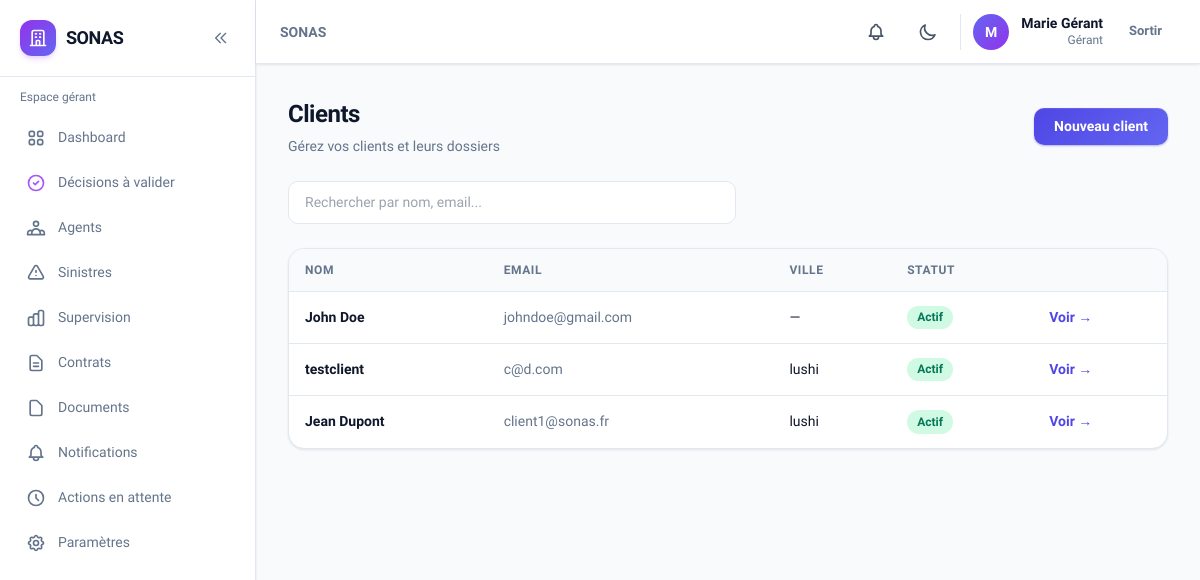
/sonas/clients/ (signed in), run on an earlier commit of the app's database.
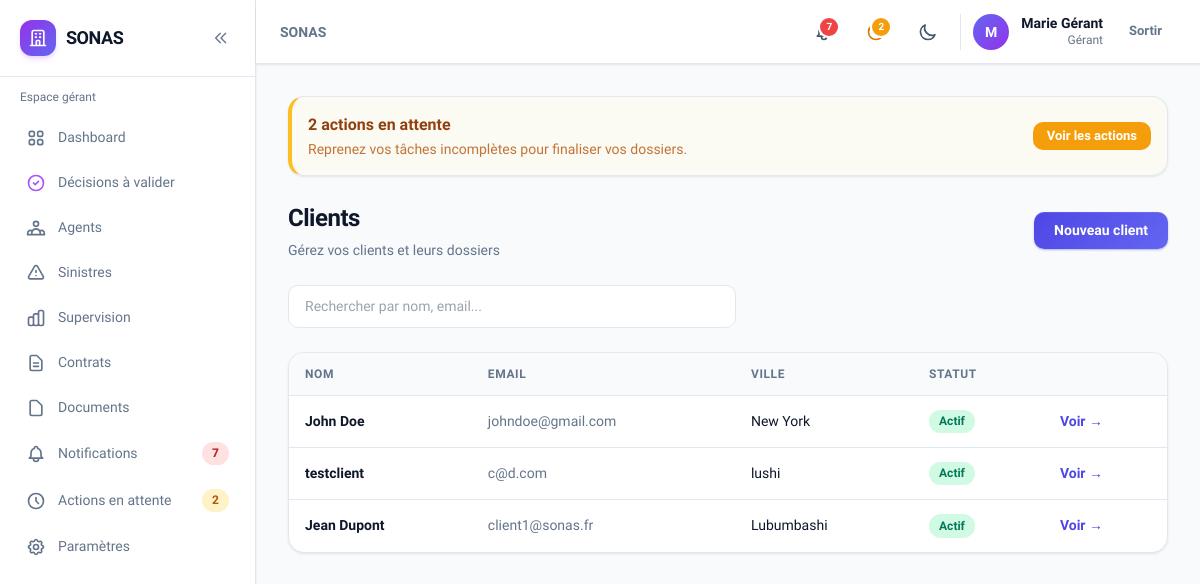
And on a later commit of the database.
### clients/models.py (models this page shows, shortened)
class Client(models.Model):
    user = models.OneToOneField(
        settings.AUTH_USER_MODEL,
        on_delete=models.CASCADE,
        related_name='client_profile',
    )
    raison_sociale = models.CharField(max_length=200, blank=True)
    siret = models.CharField(max_length=14, blank=True)
    adresse = models.TextField(blank=True)
    code_postal = models.CharField(max_length=10, blank=True)
    ville = models.CharField(max_length=100, blank=True)
    is_active = models.BooleanField(default=True)
    notes_internes = models.TextField(blank=True, help_text='Visible uniquement en interne')
    created_at = models.DateTimeField(auto_now_add=True)
    updated_at = models.DateTimeField(auto_now=True)
    class Meta:
        verbose_name = 'Client'
        verbose_name_plural = 'Clients'
        ordering = ['-created_at']
    def __str__(self):
        name = self.raison_sociale or self.user.get_full_name() or self.user.username
        return name
    @property
    def display_name(self):
        return self.__str__()
    @property
    def email(self):
        return self.user.email
    @property
    def ville_affichage(self):
        if self.ville.strip():
            return self.ville
        biens = list(self.biens.all())
        if not biens:
            return ''
        return max(biens, key=lambda b: b.created_at).ville

### biens/models.py (models this page shows, shortened)
class Bien(models.Model):
    client = models.ForeignKey(Client, on_delete=models.CASCADE, related_name='biens')
    reference = models.CharField(max_length=50, unique=True)
    type_bien = models.CharField(max_length=20, choices=BienType.choices, default=BienType.APPARTEMENT)
    adresse = models.TextField()
    code_postal = models.CharField(max_length=10)
    ville = models.CharField(max_length=100)
    surface_m2 = models.DecimalField(max_digits=10, decimal_places=2, null=True, blank=True)
    valeur_estimee = models.DecimalField(
        max_digits=14,
        decimal_places=2,
        null=True,
        blank=True,
        help_text='Valeur estimée du bien en USD (utilisée pour la grille tarifaire).',
    )
    grille_tarifaire = models.ForeignKey(
        'contrats.GrilleTarifaire',
        on_delete=models.SET_NULL,
        null=True,
        blank=True,
        related_name='biens',
        verbose_name='Forfait d\'assurance',
    )
    description = models.TextField(blank=True)
    statut = models.CharField(max_length=15, choices=BienStatut.choices, default=BienStatut.EN_ATTENTE)
    motif_rejet = models.TextField(blank=True)
    created_at = models.DateTimeField(auto_now_add=True)
    updated_at = models.DateTimeField(auto_now=True)
    class Meta:
        verbose_name = 'Bien'
        verbose_name_plural = 'Biens'
        ordering = ['-created_at']

### accounts/models.py (models this page shows, shortened)
class User(AbstractUser):
    role = models.CharField(
        max_length=10,
        choices=UserRole.choices,
        default=UserRole.CLIENT,
        db_index=True,
    )
    phone = models.CharField(max_length=20, blank=True)
    theme_preference = models.CharField(
        max_length=10,
        choices=[('light', 'Clair'), ('dark', 'Sombre'), ('system', 'Système')],
        default='system',
    )
    created_at = models.DateTimeField(auto_now_add=True)
    updated_at = models.DateTimeField(auto_now=True)
    class Meta:
        verbose_name = 'Utilisateur'
        verbose_name_plural = 'Utilisateurs'
    @property
    def is_client(self):
        return self.role == UserRole.CLIENT
    @property
    def is_gerant(self):
        return self.role == UserRole.GERANT
    @property
    def is_admin_user(self):
        return self.role == UserRole.ADMIN
    @property
    def is_internal(self):
        return self.role in (UserRole.AGENT, UserRole.GERANT, UserRole.ADMIN)

### clients/views.py (the view, shortened to what this page needs)
@internal_required
def client_list(request):
    qs = Client.objects.select_related('user').prefetch_related('biens').filter(is_active=True)
    search = request.GET.get('q', '').strip()
    return render(request, 'clients/list_internal.html', {
        'clients': qs,
        'search': search,
        'filter_choices': FILTER_CHOICES,
        'active_filter': get_active_filter(request),
    })

### core/filters.py (called while the page is built)
def get_active_filter(request, default='all'):
    return request.GET.get('filter', default)

### notifications/services.py (called while the page is built)
def get_pending_actions_count(user):
    return ActionEnAttente.objects.filter(user=user, is_resolved=False).count()

def get_unread_count(user):
    return Notification.objects.filter(user=user, is_read=False).count()

def get_recent_notifications(user, limit=5):
    return Notification.objects.filter(user=user).order_by('-created_at')[:limit]

### templates/clients/list_internal.html (shortened to what this page needs)
{% extends 'base.html' %}
{% block content %}
<div class="flex flex-col sm:flex-row sm:items-center justify-between gap-4 mb-6">
    <div class="sonas-page-header mb-0">
        <h1>Clients</h1>
        <p>Gérez vos clients et leurs dossiers</p>
    </div>
    <a href="{% url 'clients_internal:create' %}" class="sonas-btn sonas-btn-primary shrink-0">Nouveau client</a>
</div>
<form method="get" class="mb-6">
    <input type="search" name="q" value="{{ search }}" placeholder="Rechercher par nom, email..." class="sonas-input w-full max-w-md">
</form>
<div class="hidden lg:block sonas-card overflow-hidden sonas-table-wrap">
    <table class="sonas-table">
        <thead><tr>
            <th>Nom</th><th>Email</th><th>Ville</th><th>Statut</th><th></th>
        </tr></thead>
        <tbody>
            {% for c in clients %}
            <tr>
                <td class="font-semibold">{{ c.display_name }}</td>
                <td class="text-slate-500">{{ c.email }}</td>
                <td>{{ c.ville_affichage|default:"—" }}</td>
                <td>{% if c.is_active %}<span class="sonas-badge sonas-badge-green">Actif</span>{% else %}<span class="sonas-badge sonas-badge-gray">Inactif</span>{% endif %}</td>
                <td><a href="{% url 'clients_internal:detail' c.pk %}" class="text-sm font-semibold text-indigo-600 hover:underline">Voir →</a></td>
            </tr>
            {% empty %}
            <tr><td colspan="5" class="text-center text-slate-500 py-12">Aucun client trouvé.</td></tr>
            {% endfor %}
        </tbody>
    </table>
</div>
{% endblock %}

### templates/partials/navbar.html (shortened to what this page needs)
<header class="sticky top-0 z-30 sonas-card border-0 border-b rounded-none px-3 sm:px-6 h-14 sm:h-16 flex items-center justify-between shrink-0 gap-2">
    <div class="flex items-center gap-2 sm:gap-4 min-w-0 flex-1">
        <h2 class="text-sm font-semibold text-slate-500 dark:text-slate-400 truncate hidden lg:block">
            {% block page_breadcrumb %}SONAS{% endblock %}
        </h2>
    </div>
    <div class="flex items-center gap-1 sm:gap-3 shrink-0">
        <a href="{% url url_notifications_list %}" class="relative p-2.5 rounded-xl hover:bg-slate-100 dark:hover:bg-slate-800 transition-colors" title="Notifications{% if unread_notifications_count %} ({{ unread_notifications_count }}){% endif %}">
            {% if unread_notifications_count %}
            <span class="absolute top-1.5 right-1.5 min-w-[1.125rem] h-[1.125rem] px-0.5 bg-red-500 rounded-full ring-2 ring-white dark:ring-slate-900 text-[10px] font-bold text-white flex items-center justify-center">{{ unread_notifications_count }}</span>
            {% endif %}
        </a>
        {% if pending_actions_count %}
        <a href="{% url url_pending_actions %}" class="relative p-2.5 rounded-xl hover:bg-slate-100 dark:hover:bg-slate-800 transition-colors" title="Actions en attente ({{ pending_actions_count }})">
            <span class="absolute top-1.5 right-1.5 min-w-[1.125rem] h-[1.125rem] px-0.5 bg-amber-500 rounded-full ring-2 ring-white dark:ring-slate-900 text-[10px] font-bold text-white flex items-center justify-center">{{ pending_actions_count }}</span>
        </a>
        {% endif %}
        <button @click="toggle()" class="p-2.5 rounded-xl hover:bg-slate-100 dark:hover:bg-slate-800 transition-colors" title="Thème">
            <svg x-show="!isDark" class="w-5 h-5 text-slate-600" fill="none" stroke="currentColor" viewBox="0 0 24 24"><path stroke-linecap="round" stroke-linejoin="round" stroke-width="2" d="M20.354 15.354A9 9 0 018.646 3.646 9.003 9.003 0 0012 21a9.003 9.003 0 008.354-5.646z"/></svg>
        </button>
        <div class="hidden sm:flex items-center gap-3 pl-3 border-l border-slate-200 dark:border-slate-700">
            <div class="w-9 h-9 rounded-full bg-gradient-to-br from-indigo-500 to-purple-600 flex items-center justify-center text-white text-sm font-bold">
                {{ user.first_name|first|default:user.username|first|upper }}
            </div>
            <div class="text-right hidden md:block">
                <p class="text-sm font-semibold leading-tight">{{ user.get_full_name|default:user.username }}</p>
                <p class="text-xs text-slate-500">{{ user.get_role_display }}</p>
            </div>
        </div>
        <form method="post" action="{% url 'accounts:logout' %}">
            <button type="submit" class="sonas-btn sonas-btn-ghost sonas-btn-sm">Sortir</button>
        </form>
    </div>
</header>

What changed in the data, as far as the page shows it:
changed Client "John Doe": ville_affichage "—" → "New York"
changed Client "Jean Dupont": ville_affichage "lushi" → "Lubumbashi"
Also different on the page:
{{ unread_notifications_count }}: (not shown) → "7"
{{ pending_actions_count }}: (not shown) → "2"
text now shown: "action en attente Reprenez vos tâches incomplètes pour finaliser vos dossiers. Voir les actions"
